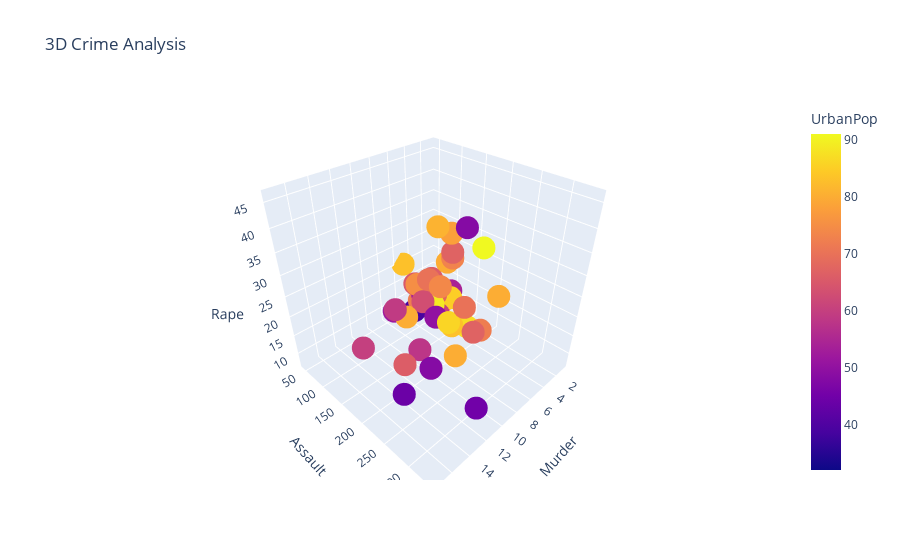

Notebook cell for this chart:
### Code cell
# Nuage de points 3D (Murder vs Assault vs Rape)
fig = px.scatter_3d(data, x='Murder', y='Assault', z='Rape', color='UrbanPop', 
                    hover_name=data.index, title="3D Crime Analysis")
fig.show()

### Figure 1 — Plotly figure (JSON) as saved in the notebook; plotly's stock layout.template omitted (floating-point values rounded to 4 significant figures)
{"data": [{"hovertemplate": "<b>%{hovertext}</b><br><br>Murder=%{x}<br>Assault=%{y}<br>Rape=%{z}<br>UrbanPop=%{marker.color}<extra></extra>", "hovertext": [0, 1, 2, 3, 4, 5, 6, 7, 8, 9, 10, 11, 12, 13, 14, 15, 16, 17, 18, 19, 20, 21, 22, 23, 24, 25, 26, 27, 28, 29, 30, 31, 32, 33, 34, 35, 36, 37, 38, 39, 40, 41, 42, 43, 44, 45, 46, 47, 48, 49], "legendgroup": "", "marker": {"color": [58, 48, 80, 50, 91, 78, 77, 72, 80, 60, 83, 54, 83, 65, 57, 66, 52, 66, 51, 67, 85, 74, 66, 44, 70, 53, 62, 81, 56, 89, 70, 86, 45, 44, 75, 68, 67, 72, 87, 48, 45, 59, 80, 80, 32, 63, 73, 39, 66, 60], "coloraxis": "coloraxis", "symbol": "circle"}, "mode": "markers", "name": "", "scene": "scene", "showlegend": false, "type": "scatter3d", "x": [13.2, 10, 8.1, 8.8, 9, 7.9, 3.3, 5.9, 15.4, 17.4, 5.3, 2.6, 10.4, 7.2, 2.2, 6, 9.7, 15.4, 2.1, 11.3, 4.4, 12.1, 2.7, 16.1, 9, 6, 4.3, 12.2, 2.1, 7.4, 11.4, 11.1, 13, 0.8, 7.3, 6.6, 4.9, 6.3, 3.4, 14.4, 3.8, 13.2, 12.7, 3.2, 2.2, 8.5, 4, 5.7, 2.6, 6.8], "y": [236, 263, 294, 190, 276, 204, 110, 238, 335, 211, 46, 120, 249, 113, 56, 115, 109, 249, 83, 300, 149, 255, 72, 259, 178, 109, 102, 252, 57, 159, 285, 254, 337, 45, 120, 151, 159, 106, 174, 279, 86, 188, 201, 120, 48, 156, 145, 81, 53, 161], "z": [21.2, 44.5, 31, 19.5, 40.6, 38.7, 11.1, 15.8, 31.9, 25.8, 20.2, 14.2, 24, 21, 11.3, 18, 16.3, 22.2, 7.8, 27.8, 16.3, 35.1, 14.9, 17.1, 28.2, 16.4, 16.5, 46, 9.5, 18.8, 32.1, 26.1, 16.1, 7.3, 21.4, 20, 29.3, 14.9, 8.3, 22.5, 12.8, 26.9, 25.5, 22.9, 11.2, 20.7, 26.2, 9.3, 10.8, 15.6]}], "layout": {"coloraxis": {"colorbar": {"title": {"text": "UrbanPop"}}, "colorscale": [[0, "#0d0887"], [0.1111, "#46039f"], [0.2222, "#7201a8"], [0.3333, "#9c179e"], [0.4444, "#bd3786"], [0.5556, "#d8576b"], [0.6667, "#ed7953"], [0.7778, "#fb9f3a"], [0.8889, "#fdca26"], [1, "#f0f921"]]}, "legend": {"tracegroupgap": 0}, "scene": {"domain": {"x": [0, 1], "y": [0, 1]}, "xaxis": {"title": {"text": "Murder"}}, "yaxis": {"title": {"text": "Assault"}}, "zaxis": {"title": {"text": "Rape"}}}, "title": {"text": "3D Crime Analysis"}}}
